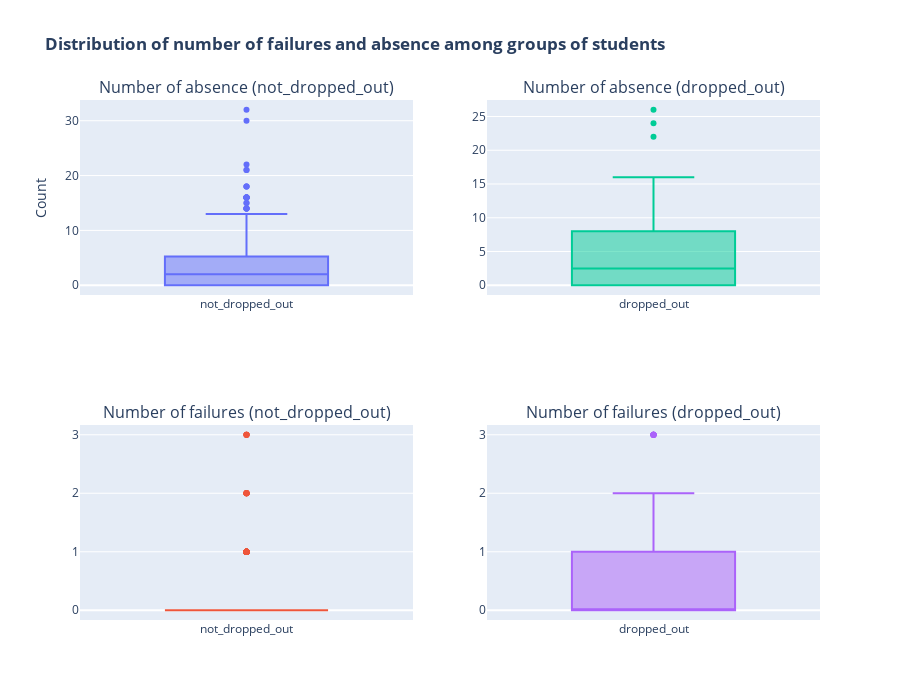

The cell this chart's notebook holds for it:
### Code cell
# получение данных о группах и о двух количественных характеристиках - количестве пропусков занятий и количестве несданных экзаменов
groups_of_students = df['drop_marking'].unique()

fig = make_subplots(rows=2, cols=2,
                    subplot_titles=(f'Number of absence ({groups_of_students[0]})', f'Number of absence ({groups_of_students[1]})',
                                    f'Number of failures ({groups_of_students[0]})', f'Number of failures ({groups_of_students[1]})')
                   )

for i, label in enumerate(groups_of_students):
    group_data = df[df['drop_marking'] == label]
    fig.add_trace(go.Box(y=group_data['absence_num'], name=f"{label}", showlegend=False), row=1, col=i + 1)
    fig.add_trace(go.Box(y=group_data['failures_num'], name=f"{label}", showlegend=False), row=2, col=i + 1)


fig.update_layout(title_text="<b>Distribution of number of failures and absence among groups of students<b>",
                  height=700,
                  yaxis_title='Count',
                  )


fig.show()

# было принято решение отобразить именно распределение данных показателей относительно двух групп студентов
# так, для группы неотчисленных студентов граница 75 перцентиля количества пропусков 
# расположена ниже (5,25), чем для противоположной группы студентов (8), что говорит о том, что более 25% студентов 
# из числа неотчисленных имеют меньшее количество пропусков, чем другая группа; медианные значения показателя 
# также незначительно отличаются (2 против 2,5);
# интересным аспектом также является и то, что максимальное количество пропусков в выборке в целом принадлежит именно группе 
# неотчисленных студентов (32) против 26 пропусков в противоположной группе; в целом для группы неотчисленных студентов характерно
# большее кол-во выбросов за счет того, что для данной подвыборки студентов более экстремальные значения кол-ва пропусков менее вероятны,
# чем для другой подвыборки

 
# аналогичная ситуация имеет место для другого показателя - количества проваленных экзаменов - для подвыборки неотчисленных студентов
# данное событие является менее вероятным, поэтому весь бокслот представляет собой сплошную линию в районе 0 и несколько выбросов над ней;
# так, в группе неотчисленных есть три студента, которые не сдавали экзамен 1,2 или 3 раза подряд, но все равно не были отчислены;
# иное положение характерно для противоположной группы, в которой более 25% студентов имеют хотя бы 1 несданный экзамен, однако ситуация с 
# тремя несданными экзаменами так же является редкой для данной групп (такой результат только у одного студента из выборки)

### Figure 1 — Plotly figure (JSON) as saved in the notebook; plotly's stock layout.template omitted (floating-point values rounded to 4 significant figures; data arrays with more than 128 entries replaced by an {"elided": "..."} marker saying what was removed)
{"data": [{"name": "not_dropped_out", "showlegend": false, "type": "box", "xaxis": "x", "y": {"elided": "549 int values"}, "yaxis": "y"}, {"name": "not_dropped_out", "showlegend": false, "type": "box", "xaxis": "x3", "y": {"elided": "549 int values"}, "yaxis": "y3"}, {"name": "dropped_out", "showlegend": false, "type": "box", "xaxis": "x2", "y": [2, 4, 2, 12, 2, 10, 2, 24, 22, 16, 0, 0, 0, 8, 4, 2, 0, 10, 14, 4, 2, 14, 26, 6, 14, 16, 12, 8, 4, 8, 0, 2, 0, 0, 4, 0, 4, 7, 8, 8, 0, 3, 0, 9, 2, 0, 0, 6, 6, 12, 0, 12, 2, 0, 9, 0, 2, 8, 0, 6, 4, 2, 2, 5, 8, 2, 2, 8, 0, 0, 2, 0, 4, 9, 6, 4, 8, 0, 2, 0, 0, 5, 0, 3, 0, 3, 0, 0, 0, 0, 0, 0, 0, 4, 4, 10, 0, 0, 0, 6], "yaxis": "y2"}, {"name": "dropped_out", "showlegend": false, "type": "box", "xaxis": "x4", "y": [3, 0, 0, 0, 0, 3, 1, 0, 0, 0, 2, 0, 1, 1, 2, 1, 0, 3, 1, 0, 0, 1, 1, 0, 1, 0, 3, 0, 2, 0, 0, 2, 0, 1, 1, 0, 0, 0, 0, 0, 1, 1, 0, 1, 0, 3, 0, 0, 1, 1, 0, 1, 1, 1, 1, 0, 0, 1, 0, 0, 0, 0, 0, 0, 0, 0, 3, 1, 1, 0, 1, 1, 3, 2, 0, 3, 2, 0, 2, 0, 1, 0, 0, 1, 0, 2, 1, 0, 1, 3, 0, 1, 0, 0, 1, 0, 0, 1, 1, 0], "yaxis": "y4"}], "layout": {"annotations": [{"font": {"size": 16}, "showarrow": false, "text": "Number of absence (not_dropped_out)", "x": 0.225, "xanchor": "center", "xref": "paper", "y": 1, "yanchor": "bottom", "yref": "paper"}, {"font": {"size": 16}, "showarrow": false, "text": "Number of absence (dropped_out)", "x": 0.775, "xanchor": "center", "xref": "paper", "y": 1, "yanchor": "bottom", "yref": "paper"}, {"font": {"size": 16}, "showarrow": false, "text": "Number of failures (not_dropped_out)", "x": 0.225, "xanchor": "center", "xref": "paper", "y": 0.375, "yanchor": "bottom", "yref": "paper"}, {"font": {"size": 16}, "showarrow": false, "text": "Number of failures (dropped_out)", "x": 0.775, "xanchor": "center", "xref": "paper", "y": 0.375, "yanchor": "bottom", "yref": "paper"}], "height": 700, "title": {"text": "<b>Distribution of number of failures and absence among groups of students<b>"}, "xaxis": {"anchor": "y", "domain": [0, 0.45]}, "xaxis2": {"anchor": "y2", "domain": [0.55, 1]}, "xaxis3": {"anchor": "y3", "domain": [0, 0.45]}, "xaxis4": {"anchor": "y4", "domain": [0.55, 1]}, "yaxis": {"anchor": "x", "domain": [0.625, 1], "title": {"text": "Count"}}, "yaxis2": {"anchor": "x2", "domain": [0.625, 1]}, "yaxis3": {"anchor": "x3", "domain": [0, 0.375]}, "yaxis4": {"anchor": "x4", "domain": [0, 0.375]}}}
